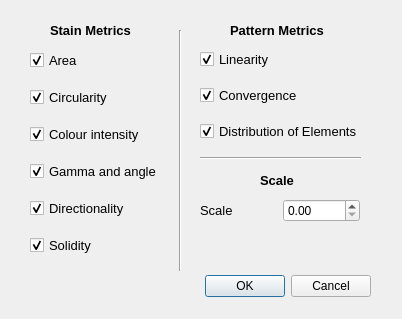
<?xml version="1.0" encoding="UTF-8"?>
<ui version="4.0">
 <class>SegmenationMetrics</class>
 <widget class="QDialog" name="SegmenationMetrics">
  <property name="geometry">
   <rect>
    <x>0</x>
    <y>0</y>
    <width>402</width>
    <height>319</height>
   </rect>
  </property>
  <property name="windowTitle">
   <string>Dialog</string>
  </property>
  <widget class="QDialogButtonBox" name="buttonBox">
   <property name="geometry">
    <rect>
     <x>30</x>
     <y>270</y>
     <width>341</width>
     <height>32</height>
    </rect>
   </property>
   <property name="orientation">
    <enum>Qt::Horizontal</enum>
   </property>
   <property name="standardButtons">
    <set>QDialogButtonBox::Cancel|QDialogButtonBox::Ok</set>
   </property>
  </widget>
  <widget class="QWidget" name="verticalLayoutWidget_2">
   <property name="geometry">
    <rect>
     <x>30</x>
     <y>40</y>
     <width>141</width>
     <height>229</height>
    </rect>
   </property>
   <layout class="QVBoxLayout" name="verticalLayout_2">
    <item>
     <widget class="QCheckBox" name="area_check">
      <property name="font">
       <font>
        <pointsize>10</pointsize>
       </font>
      </property>
      <property name="text">
       <string>Area</string>
      </property>
      <property name="checked">
       <bool>true</bool>
      </property>
     </widget>
    </item>
    <item>
     <widget class="QCheckBox" name="circularity_check">
      <property name="font">
       <font>
        <pointsize>10</pointsize>
       </font>
      </property>
      <property name="text">
       <string>Circularity</string>
      </property>
      <property name="checked">
       <bool>true</bool>
      </property>
     </widget>
    </item>
    <item>
     <widget class="QCheckBox" name="intensity_check">
      <property name="font">
       <font>
        <pointsize>10</pointsize>
       </font>
      </property>
      <property name="text">
       <string>Colour intensity</string>
      </property>
      <property name="checked">
       <bool>true</bool>
      </property>
     </widget>
    </item>
    <item>
     <widget class="QCheckBox" name="angle_check">
      <property name="font">
       <font>
        <pointsize>10</pointsize>
       </font>
      </property>
      <property name="text">
       <string>Gamma and angle</string>
      </property>
      <property name="checked">
       <bool>true</bool>
      </property>
     </widget>
    </item>
    <item>
     <widget class="QCheckBox" name="directionality_check">
      <property name="font">
       <font>
        <pointsize>10</pointsize>
       </font>
      </property>
      <property name="text">
       <string>Directionality</string>
      </property>
      <property name="checked">
       <bool>true</bool>
      </property>
     </widget>
    </item>
    <item>
     <widget class="QCheckBox" name="solidity_check">
      <property name="font">
       <font>
        <pointsize>10</pointsize>
       </font>
      </property>
      <property name="text">
       <string>Solidity</string>
      </property>
      <property name="checked">
       <bool>true</bool>
      </property>
     </widget>
    </item>
   </layout>
  </widget>
  <widget class="QWidget" name="verticalLayoutWidget">
   <property name="geometry">
    <rect>
     <x>200</x>
     <y>40</y>
     <width>171</width>
     <height>111</height>
    </rect>
   </property>
   <layout class="QVBoxLayout" name="verticalLayout">
    <property name="sizeConstraint">
     <enum>QLayout::SetNoConstraint</enum>
    </property>
    <item>
     <widget class="QCheckBox" name="linearity_check">
      <property name="font">
       <font>
        <pointsize>10</pointsize>
       </font>
      </property>
      <property name="text">
       <string>Linearity</string>
      </property>
      <property name="checked">
       <bool>true</bool>
      </property>
     </widget>
    </item>
    <item>
     <widget class="QCheckBox" name="convergence_check">
      <property name="font">
       <font>
        <pointsize>10</pointsize>
       </font>
      </property>
      <property name="text">
       <string>Convergence</string>
      </property>
      <property name="checked">
       <bool>true</bool>
      </property>
     </widget>
    </item>
    <item>
     <widget class="QCheckBox" name="distribution_check">
      <property name="font">
       <font>
        <pointsize>10</pointsize>
       </font>
      </property>
      <property name="text">
       <string>Distribution of Elements</string>
      </property>
      <property name="checked">
       <bool>true</bool>
      </property>
     </widget>
    </item>
   </layout>
  </widget>
  <widget class="QLabel" name="label">
   <property name="geometry">
    <rect>
     <x>230</x>
     <y>20</y>
     <width>111</width>
     <height>21</height>
    </rect>
   </property>
   <property name="maximumSize">
    <size>
     <width>16777191</width>
     <height>16777215</height>
    </size>
   </property>
   <property name="font">
    <font>
     <pointsize>10</pointsize>
     <weight>75</weight>
     <bold>true</bold>
    </font>
   </property>
   <property name="text">
    <string>Pattern Metrics</string>
   </property>
  </widget>
  <widget class="QLabel" name="label_2">
   <property name="geometry">
    <rect>
     <x>50</x>
     <y>20</y>
     <width>91</width>
     <height>21</height>
    </rect>
   </property>
   <property name="maximumSize">
    <size>
     <width>16777191</width>
     <height>16777215</height>
    </size>
   </property>
   <property name="font">
    <font>
     <pointsize>10</pointsize>
     <weight>75</weight>
     <bold>true</bold>
    </font>
   </property>
   <property name="text">
    <string>Stain Metrics</string>
   </property>
   <property name="textFormat">
    <enum>Qt::AutoText</enum>
   </property>
  </widget>
  <widget class="QLabel" name="label_3">
   <property name="geometry">
    <rect>
     <x>260</x>
     <y>170</y>
     <width>51</width>
     <height>21</height>
    </rect>
   </property>
   <property name="maximumSize">
    <size>
     <width>16777191</width>
     <height>16777215</height>
    </size>
   </property>
   <property name="font">
    <font>
     <pointsize>10</pointsize>
     <weight>75</weight>
     <bold>true</bold>
    </font>
   </property>
   <property name="text">
    <string>Scale</string>
   </property>
  </widget>
  <widget class="QWidget" name="horizontalLayoutWidget">
   <property name="geometry">
    <rect>
     <x>200</x>
     <y>190</y>
     <width>160</width>
     <height>41</height>
    </rect>
   </property>
   <layout class="QHBoxLayout" name="horizontalLayout">
    <item>
     <widget class="QLabel" name="label_4">
      <property name="font">
       <font>
        <pointsize>10</pointsize>
       </font>
      </property>
      <property name="text">
       <string>Scale</string>
      </property>
     </widget>
    </item>
    <item>
     <widget class="QDoubleSpinBox" name="scale_spin"/>
    </item>
   </layout>
  </widget>
  <widget class="Line" name="line">
   <property name="geometry">
    <rect>
     <x>200</x>
     <y>150</y>
     <width>161</width>
     <height>16</height>
    </rect>
   </property>
   <property name="orientation">
    <enum>Qt::Horizontal</enum>
   </property>
  </widget>
  <widget class="Line" name="line_2">
   <property name="geometry">
    <rect>
     <x>170</x>
     <y>30</y>
     <width>20</width>
     <height>241</height>
    </rect>
   </property>
   <property name="orientation">
    <enum>Qt::Vertical</enum>
   </property>
  </widget>
 </widget>
 <resources/>
 <connections>
  <connection>
   <sender>buttonBox</sender>
   <signal>accepted()</signal>
   <receiver>SegmenationMetrics</receiver>
   <slot>accept()</slot>
   <hints>
    <hint type="sourcelabel">
     <x>248</x>
     <y>254</y>
    </hint>
    <hint type="destinationlabel">
     <x>157</x>
     <y>274</y>
    </hint>
   </hints>
  </connection>
  <connection>
   <sender>buttonBox</sender>
   <signal>rejected()</signal>
   <receiver>SegmenationMetrics</receiver>
   <slot>reject()</slot>
   <hints>
    <hint type="sourcelabel">
     <x>316</x>
     <y>260</y>
    </hint>
    <hint type="destinationlabel">
     <x>286</x>
     <y>274</y>
    </hint>
   </hints>
  </connection>
 </connections>
</ui>
